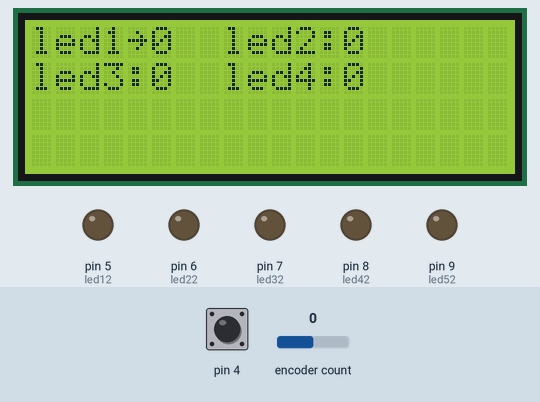
This sketch was run on a simulated Arduino Uno, built with avr-gcc and run on an emulated ATmega328P. Shown: 20×4 character LCD, output pins drawn as LEDs (lit = HIGH). The test bench sets the inputs (shaded band); at power-on: encoder count 0, pin 4 HIGH. Pins used as bus, display or sensor lines are not drawn.

Above: at 1.2 s.
1.3 s: encoder count set to 4
At 2.2 s:
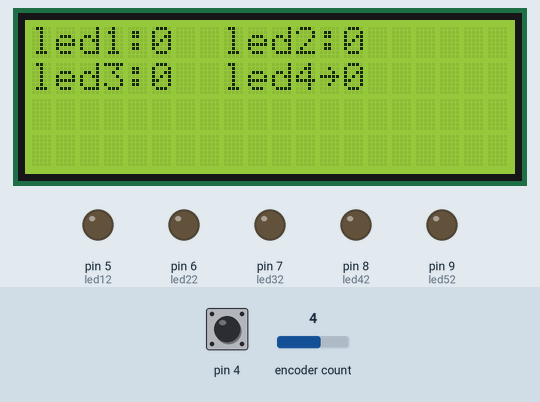
2.9 s: encoder count set to 3
At 3.6 s:
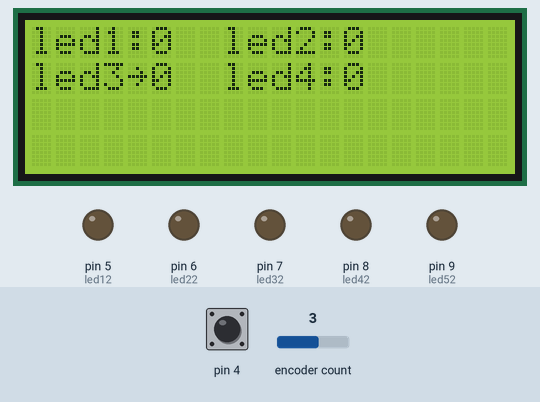
4.4 s: encoder count set to 2
At 4.8 s:
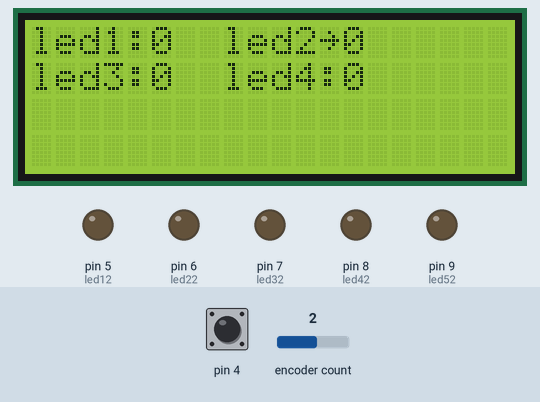
5.9 s: encoder count set to 1
At 7.1 s:
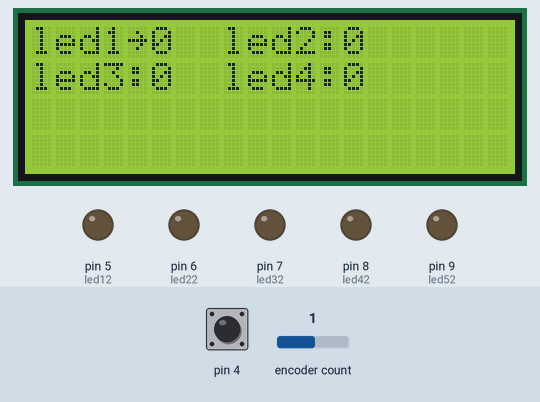
Timing chart, 0 to 8.4 s (numbered marks = the images above; inputs shaded):
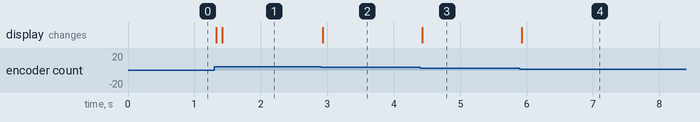

Measured:
- after the input at 1.3 s, the display: first changes at once (image 1 shows a later state)
- after the input at 2.9 s, the display: changes at once (image 2)
- after the input at 4.4 s, the display: changes at once (image 3)
- after the input at 5.9 s, the display: changes at once (image 4)

The sketch:

menu_encoder.ino
```cpp
// пример с простым шахматным меню
// пины энкодера
#define CLK 2
#define DT 3
#define SW 4

#include "GyverEncoder.h"
Encoder enc1(CLK, DT, SW);  // для работы c кнопкой

#include <LiquidCrystal_I2C.h>
LiquidCrystal_I2C lcd(0x27, 20, 4); // адрес 0x27 или 0x3f

// переменные
int led1 = 0;
int led2 = 0;
int led3 = 0;
int led4 = 0;
int led5 = 0;

int8_t arrowPos = 0;  // позиция стрелки

int led12 = 5;
int led22 = 6;
int led32 = 7;
int led42 = 8;
int led52 = 9;

void setup() {
  pinMode(led12,OUTPUT);
  pinMode(led22,OUTPUT);
  pinMode(led32,OUTPUT);
  pinMode(led42,OUTPUT);
  pinMode(led52,OUTPUT);


  pinMode(0, OUTPUT);
  Serial.begin(9600);
  enc1.setType(TYPE2);

  lcd.init();
  lcd.backlight();
  printGUI();   // выводим интерфейс
}

void loop() {
  digitalWrite(0, HIGH);
  enc1.tick();

  if (enc1.isTurn()) {  // при любом повороте
    lcd.clear();        // очищаем дисплей

    if (enc1.isRight()) {
      arrowPos++;
      if (arrowPos >= 4) arrowPos = 3;  // ограничиваем позицию курсора
    }
    if (enc1.isLeft()) {
      arrowPos--;
      if (arrowPos < 0) arrowPos = 0;  // ограничиваем позицию курсора
    }

    // при нажатом повороте меняем переменные ++
    if (enc1.isRightH()) {
      switch (arrowPos) {
        case 0: led1++;
          break;
        case 1: led2++;
          break;
        case 2: led3++;
          break;
        case 3: led4++;
          break;
        case 4: led5++;
          break;
      }
    }

    // при нажатом повороте меняем переменные --
    if (enc1.isLeftH()) {
      switch (arrowPos) {
        case 0: led1--;
          break;
        case 1: led2--;
          break;
        case 2: led3--;
          break;
        case 3: led4--;
          break;
        case 4: led5--;
          break;
      }
    }

    printGUI();   // выводим интерфейс
  }
}

void printGUI() {
  lcd.setCursor(0, 0); lcd.print("led1:"); lcd.print(led1);
  lcd.setCursor(8, 0); lcd.print("led2:"); lcd.print(led2);
  lcd.setCursor(0, 1); lcd.print("led3:"); lcd.print(led3);
  lcd.setCursor(8, 1); lcd.print("led4:"); lcd.print(led4);
  // выводим стрелку
  switch (arrowPos) {
    case 0: lcd.setCursor(4, 0);
      break;
    case 1: lcd.setCursor(12, 0);
      break;
    case 2: lcd.setCursor(4, 1);
      break;
    case 3: lcd.setCursor(12, 1);
      break;
  }
  lcd.write(126);   // вывести стрелку

}
```
